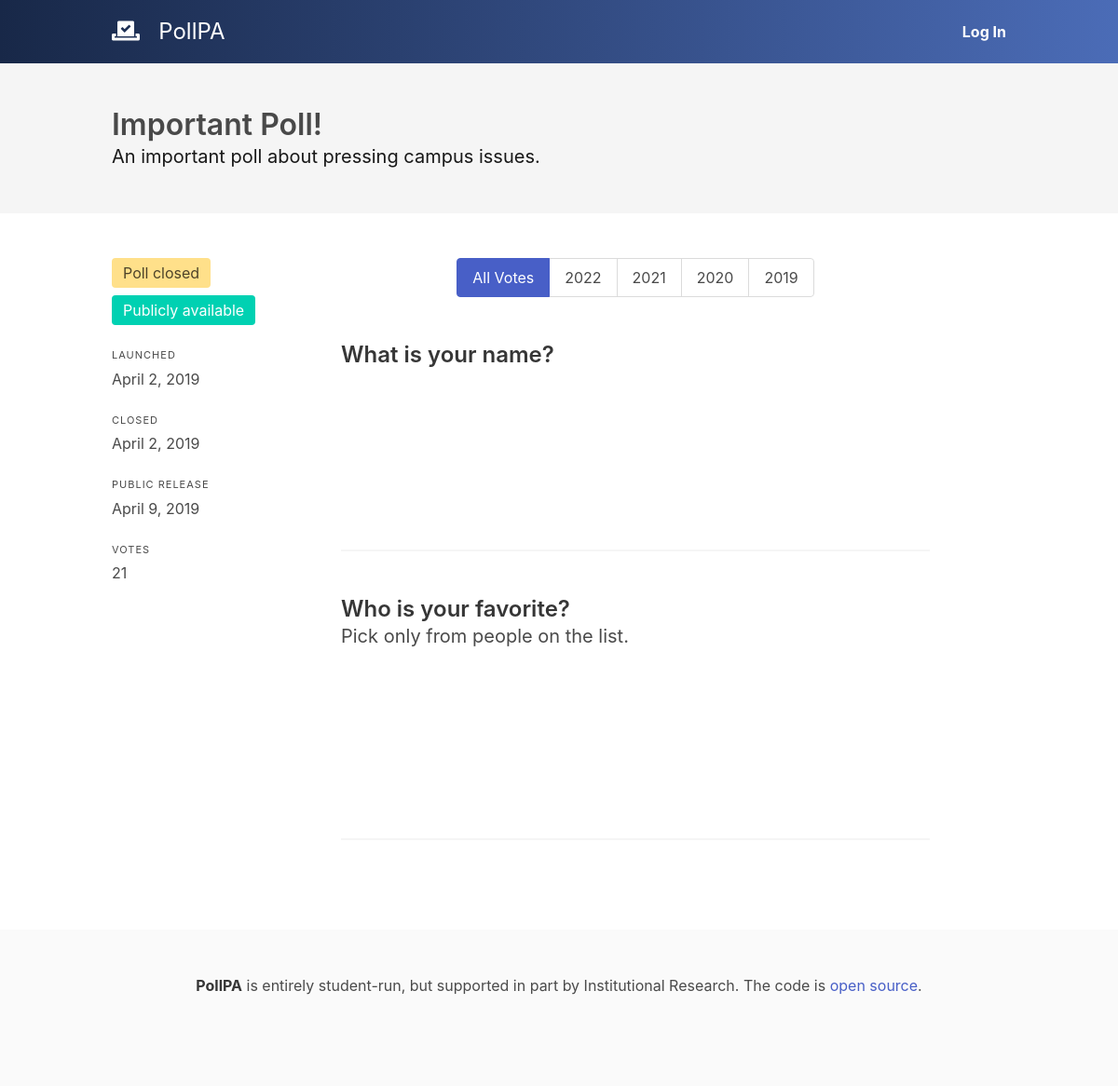
/poll/2/, run on an earlier commit of the app's database.
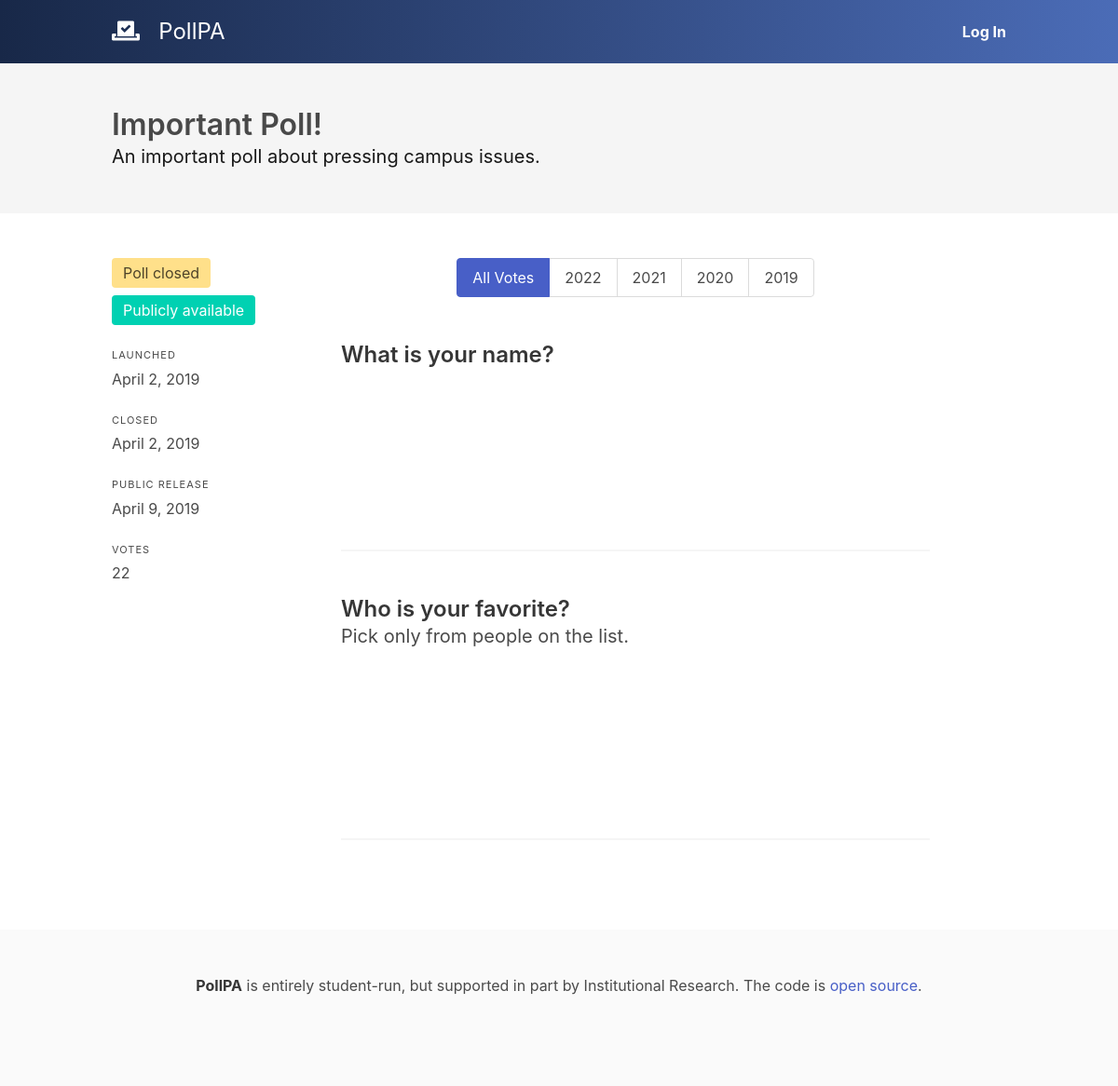
And on a later commit of the database.
### polls/models.py (models this page shows, shortened)
class Poll(models.Model):
    id = models.AutoField(primary_key=True)
    created = models.DateTimeField(auto_now_add=True, db_index=True)
    available = models.DateTimeField(db_index=True)
    closes = models.DateTimeField(db_index=True)
    public = models.DateTimeField(db_index=True)
    title = models.TextField()
    description = models.TextField(blank=True)
    about = models.TextField(default="pressing campus issues")
    @property
    def questions(self):
        return Question.objects.filter(poll=self)
    @property
    def votes(self):
        return Vote.objects.filter(poll=self)
    @property
    def is_public(self):
        return timezone.now() > self.public
    @property
    def is_closed(self):
        return timezone.now() > self.closes
    def state(self, request):
        if not (self.available < timezone.now() or request.user.is_superuser):
            raise Http404()
        if self.public < timezone.now():
            return "results"

class Question(models.Model):
    poll = models.ForeignKey(Poll, on_delete=models.CASCADE)
    text = models.TextField()
    description = models.TextField(blank=True)
    kind = models.CharField(max_length=2, choices=[(
        "MS", "Multiple Select (Checkboxes)"), ("SS", "Single Select (Radio)")], default="SS")
    chart = models.CharField(max_length=20, choices=[("bar", "Bar Chart"), (
        "binary-slider", "Binary Slider"), ("pie", "Pie Chart")], default="bar")
    @property
    def options(self):
        return QuestionOption.objects.filter(question=self).order_by("sorting_key")

### polls/views.py (the view, shortened to what this page needs)
# urls.py: path('poll/<int:poll_id>/', views.poll, name='poll'),
def poll(request, poll_id):
    poll_obj = get_object_or_404(Poll, id=poll_id)
    state = poll_obj.state(request)
    validation = {
        "status": None,
        "text": None
    }
    filter_settings = {
        "grade": "all"
    }
    responses = None
    if state == "results":
        filter_class = request.GET.get("filter", "all")
        filter_settings["grade"] = filter_class
        vote_choices = VoteChoice.objects.filter(question__poll=poll_obj)
        if filter_class != "all":
            vote_choices = vote_choices.filter(vote__grade=int(filter_class))
            filter_settings["total"] = Vote.objects.filter(
                grade=int(filter_class), poll=poll_obj).count()
        else:
            filter_settings["total"] = Vote.objects.filter(
                poll=poll_obj).count()
        responses = []
        for question in poll_obj.questions:
            q_response = {
                "title": question.text,
                "description": question.description,
                "graph": question.chart,
                "xlabel": "Responses",
                "ylabel": "Count",
                "filter_settings": filter_settings,
                "data": [{"x": choice.text, "y": vote_choices.filter(question=question, choice=choice).count()} for choice in question.options]
            }
            responses.append(q_response)
    has_user_voted = False
    if request.user.is_authenticated:
        has_user_voted = VoteFingerprint.objects.filter(
            user=request.user, poll=poll_obj).count() > 0
    return render(request, 'polls/poll.html', {
        "poll": poll_obj,
        "error": None,
        "state": state,
        "responses": responses,
        "validation": validation,
        "grades": ["2022", "2021", "2020", "2019"],
        "filter_settings": filter_settings,
        "has_user_voted": has_user_voted
    })

### polls/templates/polls/poll.html (shortened to what this page needs)
{% extends 'polls/content.html' %}
{% load static %}
{% load humanize %}
{% block header %}
<section class="hero is-light">
  <div class="hero-body">
    <div class="container">
      <h1 class="title">
        {{poll.title}}
      </h1>
      <h2 class="subtitle">
        {{poll.description}}
      </h2>
    </div>
  </div>
</section>
{% endblock %}
{% block content %}
<section id="poll" class="columns">
  {% if state != "vote" %}
  <div class="column is-3">
    <div class="tags">
      {% if poll.is_closed %}
        <span class="tag is-medium is-warning level-item">Poll closed</span>
      {% else %}
        <span class="tag is-medium is-link level-item">Closes {{poll.closes|naturaltime}}</span>
      {% endif %}
      {% if poll.is_public %}
        <span class="tag is-medium is-primary level-item">Publicly available</span>
      {% endif %}
    </div>
    <p class="heading">Launched</p>
    <p>{{poll.available|naturalday|capfirst}}</p>
    <br>
    <p class="heading">Closed</p>
    <p>{{poll.available|naturalday|capfirst}}</p>
    <br>
    <p class="heading">Public Release</p>
    <p>{{poll.public|naturalday|capfirst}}</p>
    <br>
    <p class="heading">Votes</p>
    <p>{{poll.votes|length|intcomma}}</p>
  </div>
  {% endif %}
  <div class="column is-8" id="questions">
    {% if state == "results" %}
      <div class="tabs is-toggle is-centered">
        <ul>
          <li class="{% if filter_settings.grade == "all" %} is-active {% endif %}">
            <a href="?filter=all">
              <span>All Votes</span>
            </a>
          </li>
          {% for grade in grades %}
          <li class="{% if filter_settings.grade == grade %} is-active {% endif %}">
            <a href="?filter={{grade}}">
              <span>{{grade}}</span>
            </a>
          </li>
          {% endfor %}
        </ul>
      </div>
      <br>
      {% if filter_settings.total > 2 %}
        {% for response in responses %}
          <h2 class="is-size-4 title">{{response.title}}</h2>
          {% if response.description %}<p class="subtitle is-size-5">{{response.description}}&nbsp;</p> {% endif %}
          {% if response.graph == "bar" %}
            {% include "polls/graphs/bar.html" with data=response.data xlabel=response.xlabel ylabel=response.ylabel %}
          {% elif response.graph == "binary-slider" %}
            {% include "polls/graphs/binary-slider.html" with data=response.data %}
          {% elif response.graph == "pie" %}
            {% include "polls/graphs/pie.html" with data=response.data ylabel=response.ylabel  %}
          {% endif %}
          <hr>
          <br>
        {% endfor %}
      {% else %}
        <div class="notification is-warning">
          <p>
            Because there are fewer than three votes which match your filter, no results can be shown.
          </p>
        </div>
      {% endif %}
    {% endif %}
  </div>
</section>
{% endblock %}

### polls/templates/polls/content.html (shortened to what this page needs)
{% extends 'polls/base.html' %}
{% load static %}
{% block css %}
<link type="text/css" rel="stylesheet" href="{% static 'polls/CSS/main.css' %}">
{% endblock %}
{% block body %}
<div class="wrapper">
  {% include "polls/nav.html" %}
  {% block header %}
  {% endblock %}
  <section class="section">
    <div class="container">
      {% block content %}
      {% endblock %}
    </div>
  </section>
</div>
{% include "polls/footer.html" %}
{% endblock %}

### polls/templates/polls/base.html (shortened to what this page needs)
{% load static %}
<!DOCTYPE html>
<html>
<head>
  <link rel="stylesheet" href="https://use.fontawesome.com/releases/v5.7.2/css/all.css">
  <link type = "text/css" rel = "stylesheet" href = "https://cdnjs.cloudflare.com/ajax/libs/bulma/0.7.4/css/bulma.min.css">
  {% block css %}{% endblock %}
</head>
<body>
  {% block body %}
  {% endblock %}
</body>
</html>

### polls/templates/polls/nav.html (shortened to what this page needs)
<nav class="navbar is-dark is-mobile">
  <div class="container">
    <div class="navbar-brand">
      <a href="/" class="navbar-item">
        <h1 class="is-size-4">
          <i class="fas fa-vote-yea">
          </i>
          &nbsp;
          PollPA
        </h1>
      </a>
    </div>
    <div class="navbar-menu" id="navMenu">
      <div class="navbar-end">
        {% if request.user.is_authenticated %}
        <a class="navbar-item" href="{% url 'suggest' %}">Suggest</a>
        <a class="navbar-item" href="{% url 'latest' %}">Latest</a>
        <a class="navbar-item" href="{% url 'account' %}">Account</a>
        {% else %}
        <a class="navbar-item has-text-weight-bold" href="{% url 'login' %}">Log In</a>
        {% endif %}
      </div>
    </div>
  </div>
</nav>

### polls/templates/polls/graphs/pie.html (shortened to what this page needs)
<div class = "pie-chart chart" data-values = "{{data}}" data-ylabel = "{{ylabel}}">
  <div class = "columns is-vcentered is-centered is-variable is-7">
    <svg class = "column is-narrow"></svg>
    <div class = "pie-label column is-narrow"></div>
  </div>
</div>

### polls/templates/polls/graphs/bar.html (shortened to what this page needs)
<div class = "bar-chart chart" data-values = "{{data}}" data-xlabel = "{{xlabel}}" data-ylabel = "{{ylabel}}">
  <svg></svg>
</div>

### polls/templates/polls/footer.html
<footer class="footer">
  <div class="content has-text-centered">
    <p>
      <strong>PollPA</strong> is entirely student-run, but supported in part by Institutional Research. The code is <a href="https://github.com/pollpa/PollPA">open source</a>.
    </p>
  </div>
</footer>

### polls/static/polls/CSS/main.css (style rules this page uses)
nav { background: #4b6cb7; background: -webkit-linear-gradient(to right, #182848, #4b6cb7); background: linear-gradient(to right, #182848, #4b6cb7); padding-top: 8px; padding-bottom: 8px; }
.wrapper { min-height: calc(100vh - 150px) !important; }
.bar-chart { position: relative; }
.pie-chart { text-align: center; position: relative; }
.pie-chart .column { margin-top: 10px; }
.pie-chart svg { padding: 0 !important; }
.pie-label { text-align: left; padding-left: 15px; }

What changed in the data, as far as the page shows it:
changed Poll "Important Poll!": votes|length "21" → "22"
